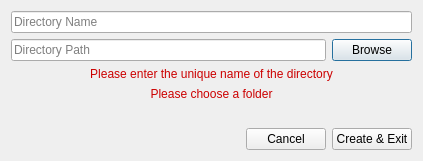
<?xml version="1.0" encoding="UTF-8"?>
<ui version="4.0">
 <class>NewDirectoryDialog</class>
 <widget class="QDialog" name="NewDirectoryDialog">
  <property name="geometry">
   <rect>
    <x>0</x>
    <y>0</y>
    <width>423</width>
    <height>161</height>
   </rect>
  </property>
  <property name="windowTitle">
   <string>New Directory</string>
  </property>
  <layout class="QVBoxLayout" name="verticalLayout">
   <item>
    <layout class="QVBoxLayout" name="verticalLayout_2">
     <item>
      <layout class="QHBoxLayout" name="horizontalLayout">
       <item>
        <widget class="QLineEdit" name="m_directory_name_edit">
         <property name="placeholderText">
          <string>Directory Name</string>
         </property>
        </widget>
       </item>
      </layout>
     </item>
    </layout>
   </item>
   <item>
    <layout class="QVBoxLayout" name="verticalLayout_3">
     <property name="bottomMargin">
      <number>0</number>
     </property>
     <item>
      <layout class="QHBoxLayout" name="horizontalLayout_2">
       <item>
        <widget class="QLineEdit" name="m_directory_path_edit">
         <property name="readOnly">
          <bool>true</bool>
         </property>
         <property name="placeholderText">
          <string>Directory Path</string>
         </property>
        </widget>
       </item>
       <item>
        <widget class="QPushButton" name="m_browse_button">
         <property name="text">
          <string>Browse</string>
         </property>
        </widget>
       </item>
      </layout>
     </item>
    </layout>
   </item>
   <item>
    <widget class="QLabel" name="m_directory_name_error_label">
     <property name="text">
      <string>&lt;html&gt;&lt;head/&gt;&lt;body&gt;&lt;p&gt;&lt;span style=&quot; font-size:9pt; color:#cc0000;&quot;&gt;Please enter the unique name of the directory&lt;/span&gt;&lt;/p&gt;&lt;/body&gt;&lt;/html&gt;</string>
     </property>
     <property name="alignment">
      <set>Qt::AlignCenter</set>
     </property>
    </widget>
   </item>
   <item>
    <widget class="QLabel" name="m_directory_path_error_label">
     <property name="text">
      <string>&lt;html&gt;&lt;head/&gt;&lt;body&gt;&lt;p&gt;&lt;span style=&quot; font-size:9pt; color:#cc0000;&quot;&gt;Please choose a folder&lt;/span&gt;&lt;/p&gt;&lt;/body&gt;&lt;/html&gt;</string>
     </property>
     <property name="alignment">
      <set>Qt::AlignCenter</set>
     </property>
    </widget>
   </item>
   <item>
    <spacer name="verticalSpacer">
     <property name="orientation">
      <enum>Qt::Vertical</enum>
     </property>
     <property name="sizeHint" stdset="0">
      <size>
       <width>20</width>
       <height>40</height>
      </size>
     </property>
    </spacer>
   </item>
   <item>
    <layout class="QHBoxLayout" name="horizontalLayout_3">
     <item>
      <spacer name="horizontalSpacer">
       <property name="orientation">
        <enum>Qt::Horizontal</enum>
       </property>
       <property name="sizeHint" stdset="0">
        <size>
         <width>40</width>
         <height>20</height>
        </size>
       </property>
      </spacer>
     </item>
     <item>
      <widget class="QPushButton" name="m_cancel_button">
       <property name="text">
        <string>Cancel</string>
       </property>
      </widget>
     </item>
     <item>
      <widget class="QPushButton" name="m_create_and_exit_button">
       <property name="text">
        <string>Create &amp;&amp; Exit</string>
       </property>
      </widget>
     </item>
    </layout>
   </item>
  </layout>
 </widget>
 <resources/>
 <connections/>
</ui>
